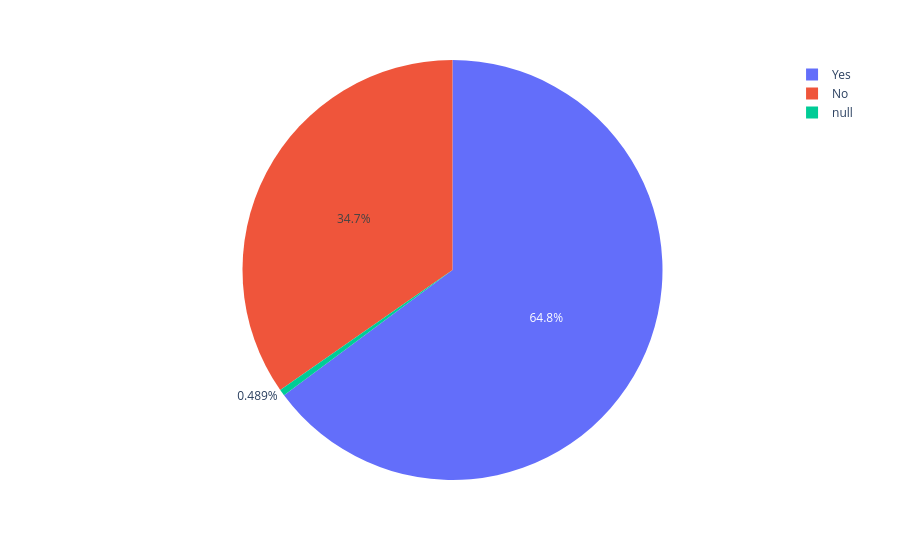

Notebook cell for this chart:
### Code cell
px.pie(df, names="Married")

### Figure 1 — Plotly figure (JSON) as saved in the notebook; plotly's stock layout.template omitted (floating-point values rounded to 4 significant figures; data arrays with more than 128 entries replaced by an {"elided": "..."} marker saying what was removed)
{"data": [{"domain": {"x": [0, 1], "y": [0, 1]}, "hovertemplate": "Married=%{label}<extra></extra>", "labels": {"elided": "614 str values"}, "legendgroup": "", "name": "", "showlegend": true, "type": "pie"}], "layout": {"legend": {"tracegroupgap": 0}, "margin": {"t": 60}}}
